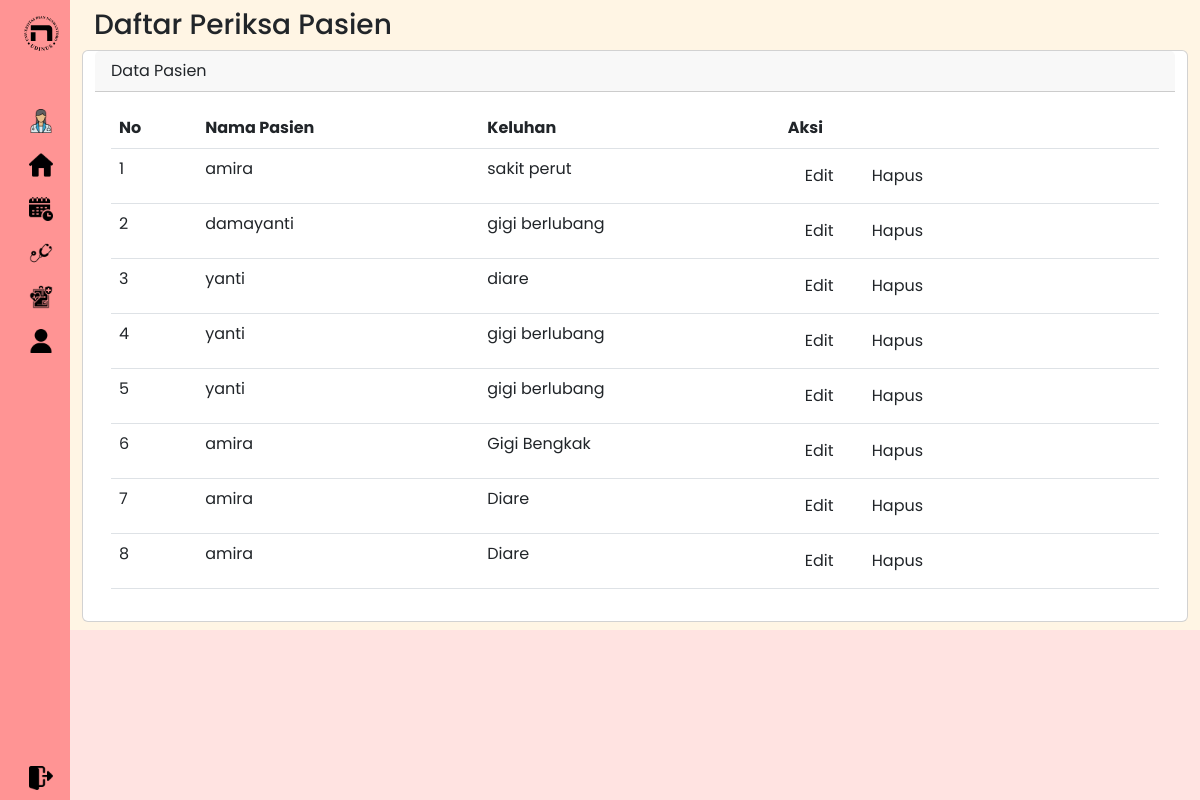
Page /periksa_pasien.php on the committed database.
### tables this page shows
CREATE TABLE `daftar_poli` (
  `id` int(11) NOT NULL,
  `id_pasien` int(11) NOT NULL,
  `id_jadwal` int(11) NOT NULL,
  `keluhan` text NOT NULL,
  `no_antrian` int(10) UNSIGNED NOT NULL,
  `status_periksa` enum('0','1') NOT NULL
);

CREATE TABLE `pasien` (
  `id` int(11) NOT NULL,
  `nama` varchar(255) NOT NULL,
  `alamat` varchar(255) NOT NULL,
  `no_ktp` varchar(255) NOT NULL,
  `no_hp` varchar(50) NOT NULL,
  `no_rm` varchar(25) NOT NULL
);

### periksa_pasien.php (the view, shortened to what this page needs)
<?php
include ("config.php");
?>
<!DOCTYPE html>
<html lang="en">
<head>
    <link href="https://cdn.lineicons.com/4.0/lineicons.css" rel="stylesheet" />
    <link href="https://cdn.jsdelivr.net/npm/bootstrap@5.3.0-alpha3/dist/css/bootstrap.min.css" rel="stylesheet"
>
    <link rel="stylesheet" href="css/style2.css">
</head>
<body>
    <div class="wrapper">
        <aside id="sidebar">
            <div class="d-flex">
                <button class="toggle-btn" type="button">
                    <img src="sources/logo.svg" alt="" width="35" height="35" class="d-inline-block align-text-top">
                </button>
            </div>
            <ul class="sidebar-nav">
                <li class="sidebar-item">
                    <a href="#" class="sidebar-link">
                        <img src="sources/profildokter.png" alt="" width="24" height="24" class="d-inline-block align-text-top">
                    </a>
                </li>
                <li class="sidebar-item">
                    <a href="http://localhost/Projek_BK/dokterhome.php#" class="sidebar-link">
                        <img src="sources/home.png" alt="" width="24" height="24" class="d-inline-block align-text-top">
                    </a>
                </li>
                <li class="sidebar-item">
                    <a href="#" class="sidebar-link">
                        <img src="sources/jadwal.png" alt="" width="24" height="24" class="d-inline-block align-text-top">
                    </a>
                </li>
                <li class="sidebar-item">
                    <a href="http://localhost/Projek_BK/periksa_pasien.php" class="sidebar-link">
                        <img src="sources/stethoscope.png" alt="" width="24" height="24" class="d-inline-block align-text-top">
                    </a>
                </li>
                <li class="sidebar-item">
                    <a href="http://localhost/Projek_BK/riwayat_pasien.php" class="sidebar-link">
                        <img src="sources/riwayat.png" alt="" width="24" height="24" class="d-inline-block align-text-top">
                    </a>
                </li>
                <li class="sidebar-item">
                    <a href="#" class="sidebar-link">
                        <img src="sources/profil.png" alt="" width="24" height="24" class="d-inline-block align-text-top">
                    </a>
                </li>
            </ul>
            <div class="sidebar-footer">
                <a href="http://localhost/Projek_BK/index.php" class="sidebar-link">
                    <img src="sources/logout.png" alt="" width="24" height="24" class="d-inline-block align-text-top">
                </a>
            </div>
        </aside>
        <div class="main">
            <div class="container-fluid py-2" style="background-color:#FFF5E4;">
                <div class="container">
                    <div class="row">
                        <div class="col-12">
                            <h3>Daftar Periksa Pasien</h3>
                        </div>
                        <div class="card">
                            <div class="card-header">
                                Data Pasien
                            </div>
                            <div class="card-body">
                                <table class="table">
                                    <thead>
                                        <tr>
                                            <th scope="col">No</th>
                                            <th scope="col">Nama Pasien</th>
                                            <th scope="col">Keluhan</th>
                                            <th scope="col">Aksi</th>
                                        </tr>
                                    </thead>
                                    <tbody>
                                        <?php
                                        $result = $pdo->query("SELECT dp.*, nama FROM daftar_poli dp JOIN pasien p ON dp.id_pasien = p.id");
                                        $no = 1;
                                        while ($data = $result->fetch(PDO::FETCH_ASSOC)) {
                                            ?>
                                            <tr>
                                                <td><?php echo $no++ ?></td>
                                                <td><?php echo $data['nama'] ?></td>
                                                <td><?php echo $data['keluhan'] ?></td>
                                                <td>
                                                    <a class="btn rounded-pill px-3" href="periksa_pasien.php?id=<?php echo $data['id'] ?>">Edit</a>
                                                    <a class="btn rounded-pill px-3" href="periksa_pasien.php?id=<?php echo $data['id'] ?>&aksi=hapus">Hapus</a>
                                                </td>
                                            </tr>
                                            <?php
                                        }
                                        ?>
                                    </tbody>
                                </table>
                            </div>
                        </div>
                    </div>
                </div>
            </div>
        </div>
    </div>
</body>
</html>

### css/style2.css (style rules this page uses)
body { font-family: "Poppins", sans-serif; background-color: #FF9494; }
a { text-decoration: none; }
li { list-style: none; }
.wrapper { display: flex; }
.main { min-height: 100vh; width: 100%; overflow: hidden; transition: all 0.35s ease-in-out; background-color: #FFE3E1; }
#sidebar { width: 70px; min-width: 70px; z-index: 1000; transition: all .25s ease-in-out; background-color: #FF9494; display: flex; flex-direction: column; }
.toggle-btn { background-color: transparent; cursor: pointer; border: 0; padding: 1rem 1.5rem; }
.sidebar-nav { padding: 2rem 0; flex: 1 1 auto; }
a.sidebar-link { padding: .625rem 1.625rem; color: #000; display: block; font-size: 0.9rem; white-space: nowrap; border-left: 3px solid transparent; }
.sidebar-item { position: relative; }

### rows in the picture
daftar_poli: id_pasien.nama "amira", keluhan "sakit perut"
daftar_poli: id_pasien.nama "damayanti", keluhan "gigi berlubang"
daftar_poli: id_pasien.nama "yanti", keluhan "diare"
daftar_poli: id_pasien.nama "yanti", keluhan "gigi berlubang"
daftar_poli: id_pasien.nama "yanti", keluhan "gigi berlubang"
daftar_poli: id_pasien.nama "amira", keluhan "Gigi Bengkak"
daftar_poli: id_pasien.nama "amira", keluhan "Diare"
daftar_poli: id_pasien.nama "amira", keluhan "Diare"
